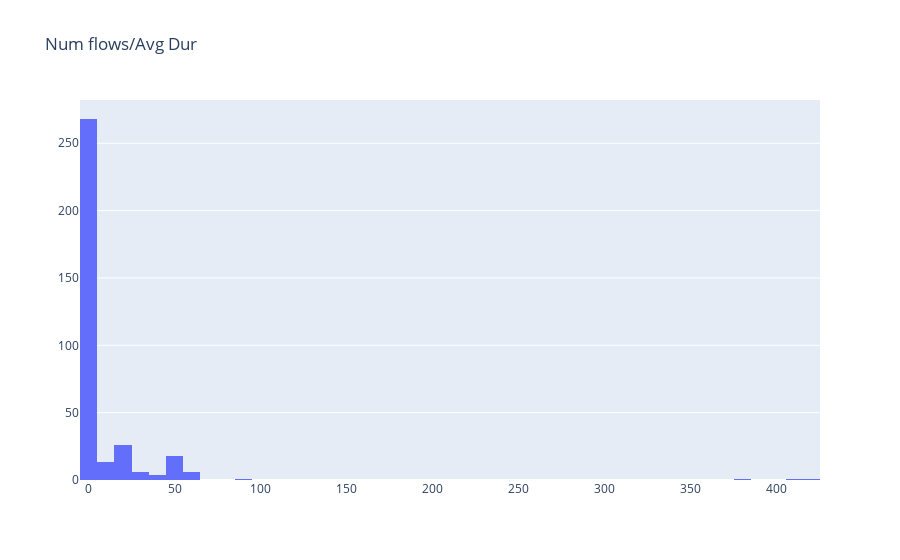

Notebook code for this chart:
### Code cell
from plotly.offline import init_notebook_mode, iplot
from plotly.graph_objs import *
init_notebook_mode(connected=True)         # initiate notebook for offline plot
import plotly

import plotly.graph_objects as go
import chart_studio.plotly as py

#fig = px.density_heatmap(df, x="day", y="cert_ratio")
#fig.show()
#table = ff.create_table(df)
#py.iplot(table, filename='jupyter-table1')

#data = [go.Bar(x=df.num_flows, y=df.avg_dur)]
#py.iplot(data, filename='jupyter-basic_bar')

trace0 = go.Histogram(
   x = df_1_1.std_dev_dur
)

data = [trace0]
plotly.offline.iplot({ "data": data,"layout": go.Layout(title="Num flows/Avg Dur")})

### Figure 1 — Plotly figure (JSON) as saved in the notebook; plotly's stock layout.template omitted (floating-point values rounded to 4 significant figures; data arrays with more than 128 entries replaced by an {"elided": "..."} marker saying what was removed)
{"data": [{"type": "histogram", "x": {"elided": "345 float values"}}], "layout": {"title": {"text": "Num flows/Avg Dur"}}}
